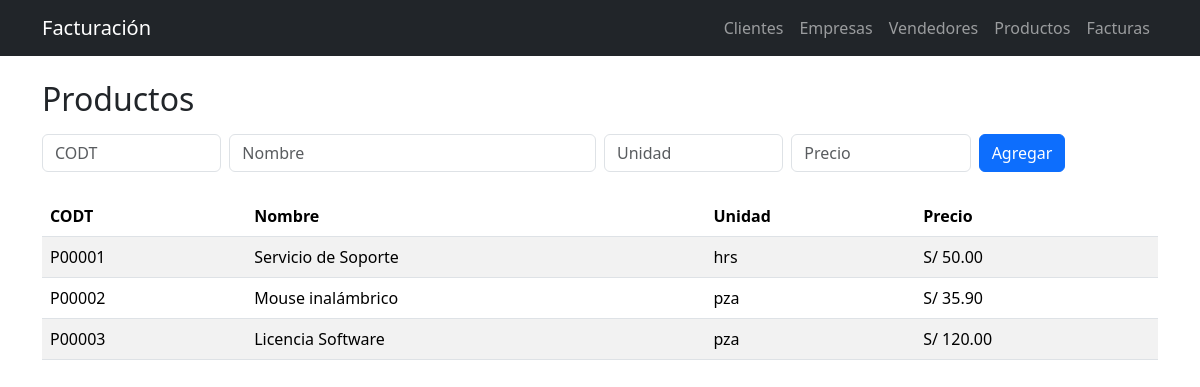
The page /productos on the database its author committed.
### tables this page shows
CREATE TABLE PRODUCTO (
  CODT  CHAR(6) PRIMARY KEY,
  NOMB  VARCHAR(50),
  UNID  VARCHAR(10),
  PREC  DECIMAL(10,2)
);

### app.py (the view)
@app.route("/productos")
def productos():
    db = get_db()
    rows = db.execute("SELECT * FROM PRODUCTO ORDER BY CODT").fetchall()
    return render_template("productos.html", rows=rows)

### app.py (called while the page is built)
def get_db():
    db = getattr(g, "_db", None)
    if db is None:
        need_init = not os.path.exists(DB_PATH)
        db = g._db = sqlite3.connect(DB_PATH)
        db.row_factory = sqlite3.Row
        db.execute("PRAGMA foreign_keys = ON")
        if need_init:
            with open(SCHEMA_PATH, "r", encoding="utf-8") as f:
                db.executescript(f.read())
            seed(db)
            db.commit()
    return db

### templates/productos.html
{% extends "base.html" %}
{% block content %}
<h2 class="mb-3">Productos</h2>
<form class="row g-2 mb-4" method="post" action="{{ url_for('productos_nuevo') }}">
  <div class="col-2"><input required name="CODT" placeholder="CODT" class="form-control"></div>
  <div class="col-4"><input name="NOMB" placeholder="Nombre" class="form-control"></div>
  <div class="col-2"><input name="UNID" placeholder="Unidad" class="form-control"></div>
  <div class="col-2"><input type="number" step="0.01" name="PREC" placeholder="Precio" class="form-control"></div>
  <div class="col-2"><button class="btn btn-primary">Agregar</button></div>
</form>
<table class="table table-striped">
  <thead><tr><th>CODT</th><th>Nombre</th><th>Unidad</th><th>Precio</th></tr></thead>
  <tbody>
  {% for r in rows %}
    <tr><td>{{ r.CODT }}</td><td>{{ r.NOMB }}</td><td>{{ r.UNID }}</td><td>S/ {{ '%.2f'|format(r.PREC) }}</td></tr>
  {% endfor %}
  </tbody>
</table>
{% endblock %}

### rows shown on the page
PRODUCTO: CODT "P00001", NOMB "Servicio de Soporte", UNID "hrs", PREC "50.00"
PRODUCTO: CODT "P00002", NOMB "Mouse inalámbrico", UNID "pza", PREC "35.90"
PRODUCTO: CODT "P00003", NOMB "Licencia Software", UNID "pza", PREC "120.00"
